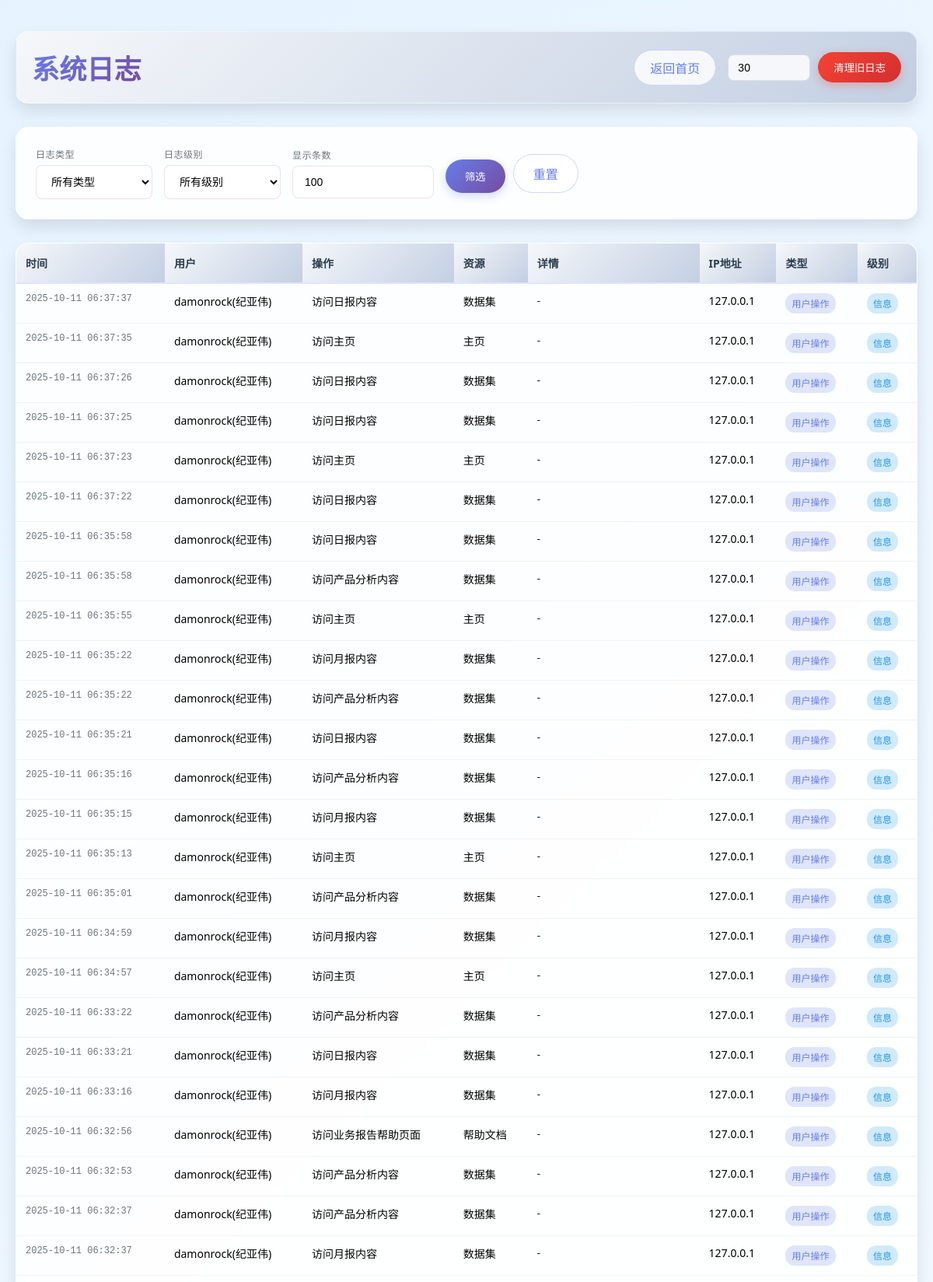
The page /admin/logs (signed in, upper part) on the database its author committed.
### tables this page shows
CREATE TABLE logs (
            id INTEGER PRIMARY KEY AUTOINCREMENT,
            timestamp DATETIME DEFAULT CURRENT_TIMESTAMP,
            user_id INTEGER,
            username VARCHAR(50),
            action VARCHAR(100) NOT NULL,
            resource VARCHAR(100),
            details TEXT,
            ip_address VARCHAR(45),
            user_agent TEXT,
            log_type VARCHAR(20) DEFAULT 'user',
            level VARCHAR(10) DEFAULT 'info',
            FOREIGN KEY (user_id) REFERENCES users (id)
        );

### routes/admin.py (the view)
@admin_bp.route('/logs')
@login_required
@admin_required
def view_logs():
    from core.database import get_logs
    log_type = request.args.get('type', '')
    level = request.args.get('level', '')
    limit = int(request.args.get('limit', 100))
    logs = get_logs(
        limit=limit,
        log_type=log_type if log_type else None,
        level=level if level else None
    )
    return render_template('admin/logs.html', logs=logs,
                         current_type=log_type, current_level=level, limit=limit)

### core/auth.py (called while the page is built, shortened)
def is_logged_in():
    return 'username' in session

def login_required(f):
    from functools import wraps
    @wraps(f)
    def decorated_function(*args, **kwargs):
        if not is_logged_in():
            return redirect(url_for('auth.login', next=request.url))
        return f(*args, **kwargs)
    return decorated_function

def admin_required(f):
    from functools import wraps
    @wraps(f)
    def decorated_function(*args, **kwargs):
        if not is_logged_in():
            return redirect(url_for('auth.login', next=request.url))
        return f(*args, **kwargs)
    return decorated_function

### core/database.py (called while the page is built)
def get_db_connection():
    conn = sqlite3.connect(DB_PATH)
    conn.row_factory = sqlite3.Row  # 使结果可以通过列名访问
    return conn

def get_logs(limit=100, log_type=None, level=None, user_id=None):
    conn = get_db_connection()
    cursor = conn.cursor()
    query = "SELECT * FROM logs WHERE 1=1"
    params = []
    if log_type:
        query += " AND log_type = ?"
        params.append(log_type)
    if level:
        query += " AND level = ?"
        params.append(level)
    if user_id:
        query += " AND user_id = ?"
        params.append(user_id)
    query += " ORDER BY timestamp DESC LIMIT ?"
    params.append(limit)
    try:
        cursor.execute(query, params)
        logs = cursor.fetchall()
        return logs
    except Exception as e:
        print(f"获取日志失败: {e}")
        return []
    finally:
        conn.close()

### templates/admin/logs.html (shortened to what this page needs)
<!DOCTYPE html>
<html lang="zh">
<head>
    <link rel="stylesheet" href="{{ url_for('static', filename='base.css') }}">
    <link rel="stylesheet" href="{{ url_for('static', filename='mobile.css') }}">
</head>
<body>
    <div class="logs-container">
        <div class="logs-header">
            <h1>系统日志</h1>
            <div class="header-actions">
                <a href="{{ url_for('main.home') }}" class="back-link">返回首页</a>
                <form class="clear-logs-form" method="POST" action="{{ url_for('admin.clear_logs') }}" onsubmit="return confirm('确定要清理旧日志吗？此操作不可恢复！')">
                    <input type="number" name="days" value="30" min="1" max="365" title="保留天数">
                    <button type="submit" class="clear-logs-btn">清理旧日志</button>
                </form>
            </div>
        </div>
        <div class="filter-card">
            <form method="GET" action="{{ url_for('admin.view_logs') }}" class="filter-form">
                <div class="filter-group">
                    <label for="type">日志类型</label>
                    <select name="type" id="type">
                        <option value="">所有类型</option>
                    </select>
                </div>
                <div class="filter-group">
                    <label for="level">日志级别</label>
                    <select name="level" id="level">
                        <option value="">所有级别</option>
                    </select>
                </div>
                <div class="filter-group">
                    <label for="limit">显示条数</label>
                    <input type="number" name="limit" id="limit" value="{{ limit }}" min="10" max="1000" step="10" placeholder="显示条数">
                </div>
                <div class="filter-actions">
                    <button type="submit">筛选</button>
                    <a href="{{ url_for('admin.view_logs') }}" class="reset-btn">重置</a>
                </div>
            </form>
        </div>
        <div class="logs-table-container">
            <table class="logs-table">
                <thead>
                    <tr>
                        <th>时间</th>
                        <th>用户</th>
                        <th>操作</th>
                        <th>资源</th>
                        <th>详情</th>
                        <th>IP地址</th>
                        <th>类型</th>
                        <th>级别</th>
                    </tr>
                </thead>
                <tbody>
                    {% for log in logs %}
                    <tr>
                        <td class="timestamp">{{ log.timestamp }}</td>
                        <td>{{ log.username or '-' }}</td>
                        <td>{{ log.action }}</td>
                        <td>{{ log.resource or '-' }}</td>
                        <td class="log-details">{{ log.details or '-' }}</td>
                        <td>{{ log.ip_address or '-' }}</td>
                        <td>
                            <span class="log-type-badge log-type-{{ log.log_type }}">
                                {{ {
                                    'user': '用户操作',
                                    'system': '系统事件',
                                    'security': '安全事件'
                                }.get(log.log_type, log.log_type) }}
                            </span>
                        </td>
                        <td>
                            <span class="log-level-badge log-level-{{ log.level }}">
                                {{ {
                                    'debug': '调试',
                                    'info': '信息',
                                    'warning': '警告',
                                    'error': '错误',
                                    'critical': '严重'
                                }.get(log.level, log.level) }}
                            </span>
                        </td>
                    </tr>
                    {% endfor %}
                </tbody>
            </table>
        </div>
    </div>
</body>
</html>

### static/base.css (style rules this page uses)
:root { --primary-gradient: linear-gradient(135deg, #667eea 0%, #764ba2 100%); --card-gradient: linear-gradient(135deg, #f5f7fa 0%, #c3cfe2 100%); --tools-color: #667eea; --data-analysis-color: #660066; --templates-color: #d6a9f0; --success-color: #4CAF50; --warning-color: #FF9800; --error-color: #F44336; --transition-duration: 0.3s; }
body { background: linear-gradient(135deg, #e6f3ff 0%, #ffffff 100%); font-family: 'Segoe UI', Tahoma, Geneva, Verdana, sans-serif; margin: 0; padding: 0; min-height: 100vh; }

### rows shown on the page
logs: timestamp "2025-10-11 06:37:37", username "damonrock(纪亚伟)", action "访问日报内容", resource "数据集", details "-", ip_address "127.0.0.1", log_type "用户操作", level "信息"
logs: timestamp "2025-10-11 06:37:35", username "damonrock(纪亚伟)", action "访问主页", resource "主页", details "-", ip_address "127.0.0.1", log_type "用户操作", level "信息"
logs: timestamp "2025-10-11 06:37:26", username "damonrock(纪亚伟)", action "访问日报内容", resource "数据集", details "-", ip_address "127.0.0.1", log_type "用户操作", level "信息"
logs: timestamp "2025-10-11 06:37:25", username "damonrock(纪亚伟)", action "访问日报内容", resource "数据集", details "-", ip_address "127.0.0.1", log_type "用户操作", level "信息"
logs: timestamp "2025-10-11 06:37:23", username "damonrock(纪亚伟)", action "访问主页", resource "主页", details "-", ip_address "127.0.0.1", log_type "用户操作", level "信息"
logs: timestamp "2025-10-11 06:37:22", username "damonrock(纪亚伟)", action "访问日报内容", resource "数据集", details "-", ip_address "127.0.0.1", log_type "用户操作", level "信息"
logs: timestamp "2025-10-11 06:35:58", username "damonrock(纪亚伟)", action "访问日报内容", resource "数据集", details "-", ip_address "127.0.0.1", log_type "用户操作", level "信息"
logs: timestamp "2025-10-11 06:35:58", username "damonrock(纪亚伟)", action "访问产品分析内容", resource "数据集", details "-", ip_address "127.0.0.1", log_type "用户操作", level "信息"
logs: timestamp "2025-10-11 06:35:55", username "damonrock(纪亚伟)", action "访问主页", resource "主页", details "-", ip_address "127.0.0.1", log_type "用户操作", level "信息"
logs: timestamp "2025-10-11 06:35:22", username "damonrock(纪亚伟)", action "访问月报内容", resource "数据集", details "-", ip_address "127.0.0.1", log_type "用户操作", level "信息"
logs: timestamp "2025-10-11 06:35:22", username "damonrock(纪亚伟)", action "访问产品分析内容", resource "数据集", details "-", ip_address "127.0.0.1", log_type "用户操作", level "信息"
logs: timestamp "2025-10-11 06:35:21", username "damonrock(纪亚伟)", action "访问日报内容", resource "数据集", details "-", ip_address "127.0.0.1", log_type "用户操作", level "信息"
logs: timestamp "2025-10-11 06:35:16", username "damonrock(纪亚伟)", action "访问产品分析内容", resource "数据集", details "-", ip_address "127.0.0.1", log_type "用户操作", level "信息"
logs: timestamp "2025-10-11 06:35:15", username "damonrock(纪亚伟)", action "访问月报内容", resource "数据集", details "-", ip_address "127.0.0.1", log_type "用户操作", level "信息"
logs: timestamp "2025-10-11 06:35:13", username "damonrock(纪亚伟)", action "访问主页", resource "主页", details "-", ip_address "127.0.0.1", log_type "用户操作", level "信息"
logs: timestamp "2025-10-11 06:35:01", username "damonrock(纪亚伟)", action "访问产品分析内容", resource "数据集", details "-", ip_address "127.0.0.1", log_type "用户操作", level "信息"
logs: timestamp "2025-10-11 06:34:59", username "damonrock(纪亚伟)", action "访问月报内容", resource "数据集", details "-", ip_address "127.0.0.1", log_type "用户操作", level "信息"
logs: timestamp "2025-10-11 06:34:57", username "damonrock(纪亚伟)", action "访问主页", resource "主页", details "-", ip_address "127.0.0.1", log_type "用户操作", level "信息"
logs: timestamp "2025-10-11 06:33:22", username "damonrock(纪亚伟)", action "访问产品分析内容", resource "数据集", details "-", ip_address "127.0.0.1", log_type "用户操作", level "信息"
logs: timestamp "2025-10-11 06:33:21", username "damonrock(纪亚伟)", action "访问日报内容", resource "数据集", details "-", ip_address "127.0.0.1", log_type "用户操作", level "信息"
logs: timestamp "2025-10-11 06:33:16", username "damonrock(纪亚伟)", action "访问月报内容", resource "数据集", details "-", ip_address "127.0.0.1", log_type "用户操作", level "信息"
logs: timestamp "2025-10-11 06:32:56", username "damonrock(纪亚伟)", action "访问业务报告帮助页面", resource "帮助文档", details "-", ip_address "127.0.0.1", log_type "用户操作", level "信息"
logs: timestamp "2025-10-11 06:32:53", username "damonrock(纪亚伟)", action "访问产品分析内容", resource "数据集", details "-", ip_address "127.0.0.1", log_type "用户操作", level "信息"
logs: timestamp "2025-10-11 06:32:37", username "damonrock(纪亚伟)", action "访问产品分析内容", resource "数据集", details "-", ip_address "127.0.0.1", log_type "用户操作", level "信息"
logs: timestamp "2025-10-11 06:32:37", username "damonrock(纪亚伟)", action "访问月报内容", resource "数据集", details "-", ip_address "127.0.0.1", log_type "用户操作", level "信息"
